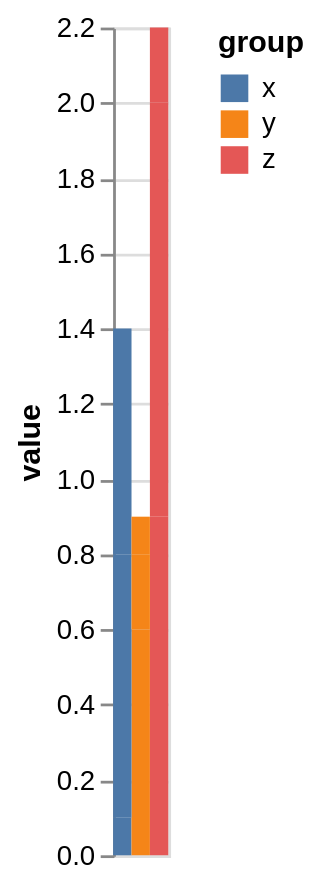

Describe this chart as a Vega-Lite specification.
### Vega-Lite specification from a JSON file in a GitHub repository (floating-point values rounded to 4 significant figures)
{"$schema": "https://vega.github.io/schema/vega-lite/v5.json", "description": "xOffset without x", "data": {"values": [{"category": "A", "group": "x", "value": 0.1}, {"category": "A", "group": "y", "value": 0.6}, {"category": "A", "group": "z", "value": 0.9}, {"category": "B", "group": "x", "value": 0.7}, {"category": "B", "group": "y", "value": 0.2}, {"category": "B", "group": "z", "value": 1.1}, {"category": "C", "group": "x", "value": 0.6}, {"category": "C", "group": "y", "value": 0.1}, {"category": "C", "group": "z", "value": 0.2}]}, "mark": "bar", "encoding": {"y": {"field": "value", "type": "quantitative"}, "xOffset": {"field": "group"}, "color": {"field": "group"}}}
